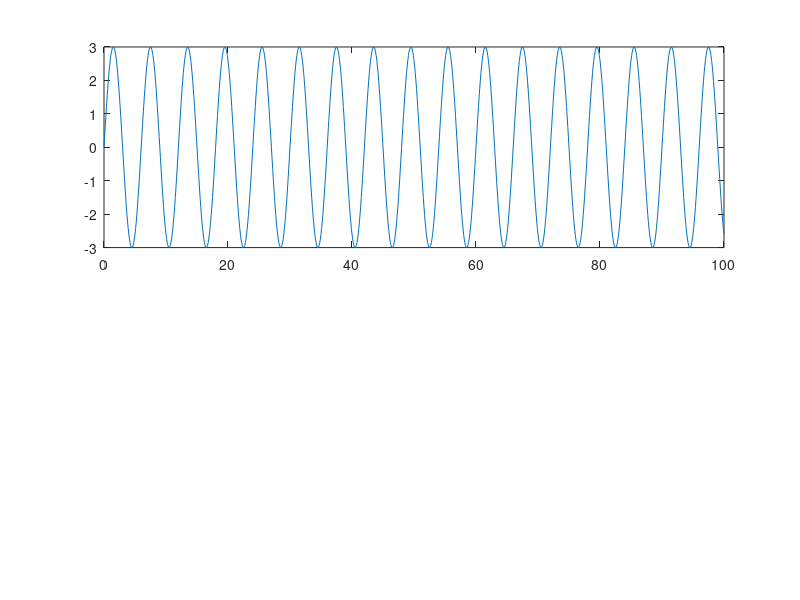

This figure's MATLAB source:
b = [1 0 -1]
a = [1 -6 9]
[r p k] = residuez(b,a);
L = 30;
[y, n] = impz(b,a, L)
stem(y),title("Impulse Response h[n]");grid on;xlabel("sample Number");ylabel("Amplitude");

[z p k] = tf2zp(b,a);
disp("zeros at ");disp(z');
disp("poles at ");disp(p');
disp("Gain Const ");disp(k');
zplane(b,a);

n = 0:0.1:100;

u = [n>=0];
x = 3*sin(n*pi/3).*u;
y = filter(b,a,x);
subplot(211),plot(n,x);
subplot(212),plot(n,y);
